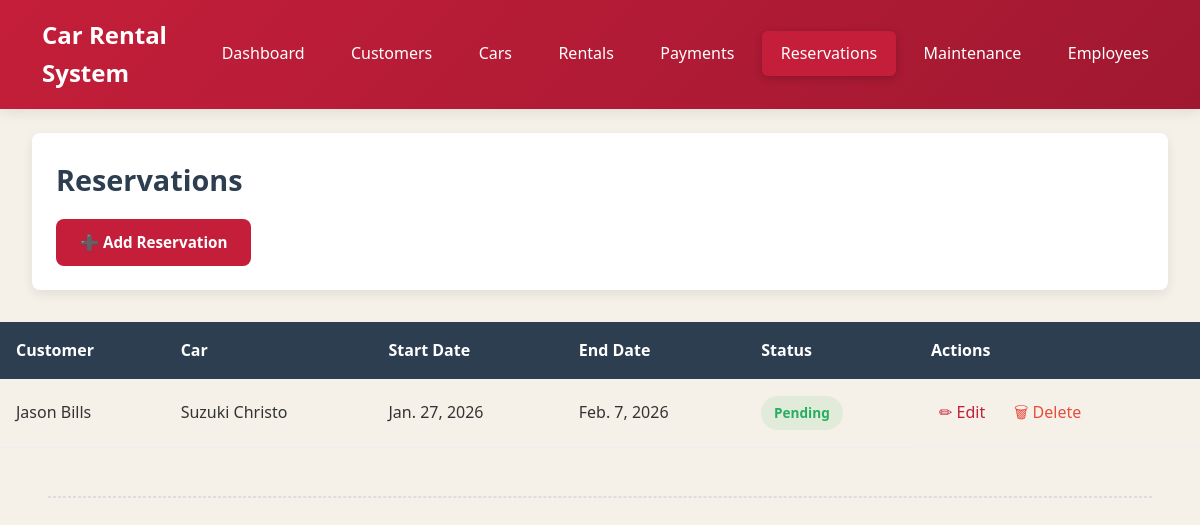
Screenshot of /reservations/ (signed in) with the database file from the repository.
### d_autos_app/models.py (models this page shows, shortened)
class Reservation(models.Model):
    STATUS_CHOICES = [
        ('pending', 'Pending'),
        ('approved', 'Approved'),
        ('cancelled', 'Cancelled'),
    ]
    customer = models.ForeignKey(
        Customer,
        on_delete=models.CASCADE,
        related_name='reservations'
    )
    car = models.ForeignKey(
        Car,
        on_delete=models.CASCADE,
        related_name='reservations'
    )
    start_date = models.DateField()
    end_date = models.DateField()
    reservation_status = models.CharField(
        max_length=20,
        choices=STATUS_CHOICES
    )
    deposit_amount = models.DecimalField(
        max_digits=10,
        decimal_places=2,
        default=0,
        help_text="Deposit amount required for this reservation"
    )
    special_requests = models.TextField(
        blank=True,
        help_text="Any special requirements or requests from the customer"
    )
    additional_equipment = models.CharField(
        max_length=200,
        blank=True,
        help_text="Additional equipment requested (GPS, child seat, etc.)"
    )

class Customer(models.Model):
    first_name = models.CharField(max_length=50)
    last_name = models.CharField(max_length=50)
    phone = models.CharField(max_length=15)
    email = models.EmailField(unique=True)
    address = models.TextField(blank=True)
    license_number = models.CharField(max_length=50, unique=True)
    license_type = models.CharField(max_length=20, blank=True)  # e.g. Class B, C, D
    license_issue_date = models.DateField()
    license_expiry_date = models.DateField()
    date_of_birth = models.DateField(blank=True, null=True)
    national_id = models.CharField(max_length=20, blank=True, null=True)
    notes = models.TextField(blank=True, help_text="Additional notes about the customer")

class Car(models.Model):
    FUEL_CHOICES = [
        ('petrol', 'Petrol'),
        ('diesel', 'Diesel'),
        ('electric', 'Electric'),
        ('hybrid', 'Hybrid'),
    ]
    brand = models.CharField(max_length=50)
    model = models.CharField(max_length=50)
    year = models.IntegerField()
    plate_number = models.CharField(max_length=20, unique=True)
    rental_price_per_day = models.DecimalField(max_digits=10, decimal_places=2)
    availability = models.BooleanField(default=True)
    color = models.CharField(max_length=30, default='White')
    mileage = models.IntegerField(default=0, help_text="Current mileage in kilometers")
    fuel_type = models.CharField(max_length=20, choices=FUEL_CHOICES, default='petrol')
    notes = models.TextField(blank=True, help_text="Additional notes about the car")
    daily_rate = models.DecimalField(max_digits=10, decimal_places=2, blank=True, null=True)
    license_plate = models.CharField(max_length=20, blank=True, null=True)
    status = models.CharField(max_length=20, default='available')

### d_autos_app/views.py (the view)
# urls.py: path('reservations/', views.reservation_list, name='reservation_list'),
@login_required
def reservation_list(request):
    reservations = Reservation.objects.select_related('customer', 'car')
    return render(request, 'd_autos_app/reservations.html', {'reservations': reservations})

### d_autos_app/models.py (called while the page is built)
    @property
    def is_admin(self):
        return self.user_type == self.USER_TYPE_ADMIN or self.is_superuser

    @property
    def is_employee(self):
        return self.user_type == self.USER_TYPE_EMPLOYEE

### templates/d_autos_app/reservations.html (shortened to what this page needs)
{% load static %}
<!DOCTYPE html>
<html>
<head>
    <link rel="stylesheet" href="{% static 'css/style.css' %}">
</head>
<body>
<nav class="navbar">
    <div class="logo">
         Car Rental System
    </div>
    <ul class="nav-links">
        <li><a href="{% url 'dashboard' %}">Dashboard</a></li>
        <li><a href="{% url 'customer_list' %}">Customers</a></li>
        <li><a href="{% url 'car_list' %}">Cars</a></li>
        <li><a href="{% url 'rental_list' %}">Rentals</a></li>
        <li><a href="{% url 'payment_list' %}">Payments</a></li>
        <li><a href="{% url 'reservation_list' %}" class="active">Reservations</a></li>
        <li><a href="{% url 'maintenance_list' %}">Maintenance</a></li>
        <li><a href="{% url 'employee_list' %}">Employees</a></li>
    </ul>
</nav>
<div class="page-header">
    <h2>Reservations</h2>
    <div class="page-actions">
        <a href="{% url 'reservation_add' %}" class="btn primary">➕ Add Reservation</a>
    </div>
</div>
<div class="table-container">
    <table>
        <thead>
            <tr>
                <th>Customer</th>
                <th>Car</th>
                <th>Start Date</th>
                <th>End Date</th>
                <th>Status</th>
                <th>Actions</th>
            </tr>
        </thead>
        <tbody>
            {% for reservation in reservations %}
            <tr>
                <td>{{ reservation.customer.first_name }} {{ reservation.customer.last_name }}</td>
                <td>{{ reservation.car.brand }} {{ reservation.car.model }}</td>
                <td>{{ reservation.start_date }}</td>
                <td>{{ reservation.end_date }}</td>
                <td><span class="status-badge {% if reservation.reservation_status == 'approved' %}active{% elif reservation.reservation_status == 'pending' %}available{% else %}unavailable{% endif %}">{{ reservation.get_reservation_status_display }}</span></td>
                <td class="actions">
                    <a href="{% url 'reservation_edit' pk=reservation.pk %}">✏ Edit</a>
                    <a href="{% url 'reservation_delete' pk=reservation.pk %}">🗑 Delete</a>
                </td>
            </tr>
            {% empty %}
            <tr>
                <td colspan="6">No reservations yet.</td>
            </tr>
            {% endfor %}
        </tbody>
    </table>
</div>
<hr style="margin: 3rem; border: 1px dashed #ddd;">
</body>
</html>

### static/css/style.css (style rules this page uses)
* { margin: 0; padding: 0; box-sizing: border-box; }
:root { --primary: #c41e3a; --secondary: #a01830; --success: #27ae60; --warning: #f39c12; --danger: #e74c3c; --info: #9b59b6; --light: #ecf0f1; --dark: #2c3e50; --gray: #95a5a6; --white: #ffffff; --shadow: 0 4px 12px rgba(0, 0, 0, 0.08); --radius: 8px; --transition: all 0.3s ease; }
body { font-family: 'Segoe UI', Tahoma, Geneva, Verdana, sans-serif; background-color: #f5f1e8; color: #333; line-height: 1.6; min-height: 100vh; }
.navbar { background: linear-gradient(135deg, #c41e3a 0%, #a01830 100%); color: white; padding: 1rem 2rem; display: flex; justify-content: space-between; align-items: center; box-shadow: 0 2px 15px rgba(0, 0, 0, 0.1); position: sticky; top: 0; z-index: 1000; }
.logo { font-size: 1.5rem; font-weight: 700; display: flex; align-items: center; gap: 10px; }
.nav-links { display: flex; list-style: none; gap: 0.5rem; }
.nav-links a { color: white; text-decoration: none; padding: 0.7rem 1.2rem; border-radius: 6px; transition: var(--transition); font-weight: 500; white-space: nowrap; }
.nav-links a.active { background-color: var(--primary); box-shadow: 0 2px 8px rgba(0, 0, 0, 0.2); }
.page-header { background: white; margin: 1.5rem 2rem; padding: 1.5rem; border-radius: var(--radius); box-shadow: var(--shadow); display: flex; justify-content: space-between; align-items: center; flex-wrap: wrap; gap: 1rem; }
.page-header h2 { color: var(--dark); font-size: 1.8rem; margin: 0; }
.page-actions { display: flex; gap: 1rem; align-items: center; flex-wrap: wrap; }
.btn { display: inline-flex; align-items: center; gap: 8px; padding: 0.7rem 1.5rem; text-align: center; text-decoration: none; border-radius: var(--radius); font-weight: 600; transition: var(--transition); border: none; cursor: pointer; font-size: 0.95rem; white-space: nowrap; }
.btn.primary { background-color: var(--primary); color: var(--white); }
.table-container { overflow-x: auto; }
table { width: 100%; border-collapse: collapse; margin-top: 0.5rem; min-width: 600px; }
thead { background-color: var(--dark); color: white; }
th { padding: 1rem; text-align: left; font-weight: 600; white-space: nowrap; }
td { padding: 1rem; vertical-align: middle; border-bottom: 1px solid #eee; }
.actions { display: flex; gap: 0.8rem; align-items: center; flex-wrap: wrap; }
.actions a { text-decoration: none; color: var(--primary); transition: var(--transition); padding: 0.3rem 0.5rem; border-radius: 4px; }
.actions a:nth-child(2) { color: var(--danger); }
.status-badge { display: inline-block; padding: 0.4rem 0.8rem; border-radius: 20px; font-size: 0.85rem; font-weight: 600; text-transform: capitalize; }
.status-badge.available { background-color: rgba(39, 174, 96, 0.1); color: var(--success); }
@media (max-width: 1200px) { .page-header { flex-direction: column; align-items: flex-start; } }
@media (max-width: 1200px) { .page-actions { width: 100%; justify-content: space-between; } }

### rows the page displays
Reservation: customer.first_name "Jason", customer.last_name "Bills", car.brand "Suzuki", car.model "Christo", start_date "Jan. 27, 2026", end_date "Feb. 7, 2026", reservation_status "Pending"
